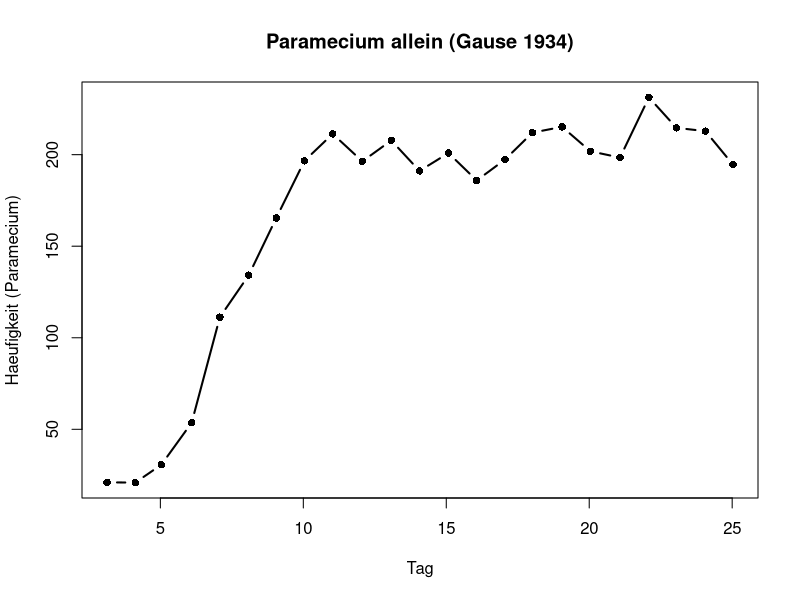
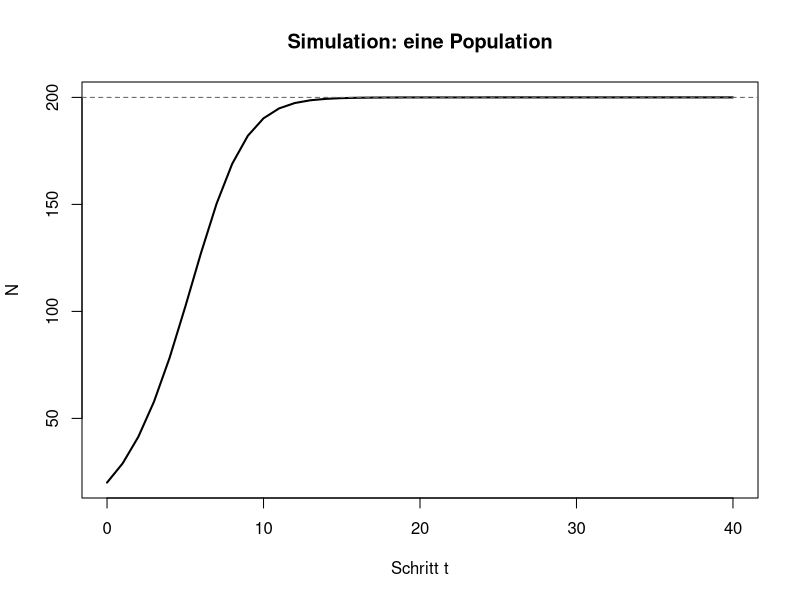
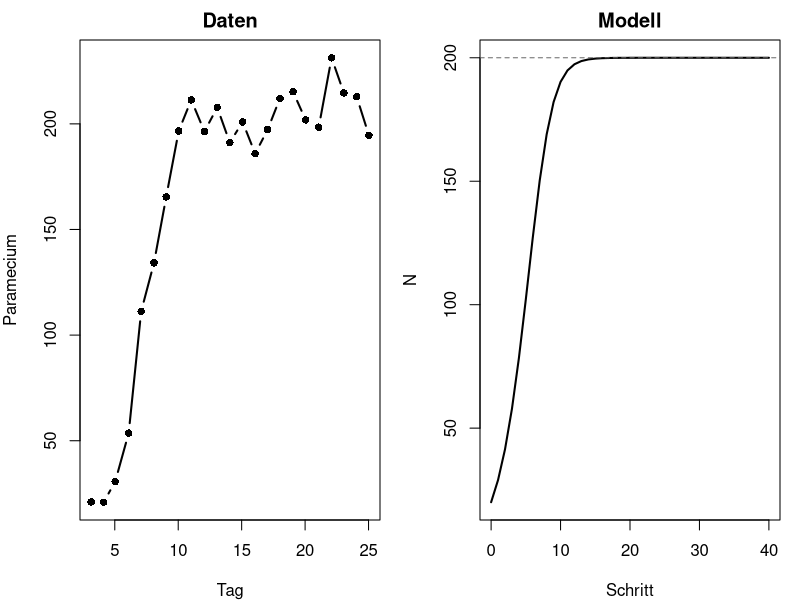
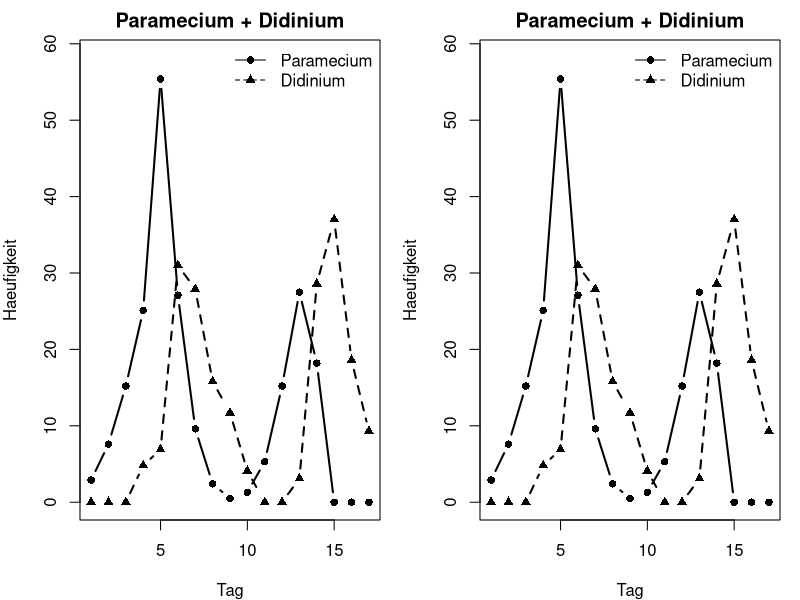
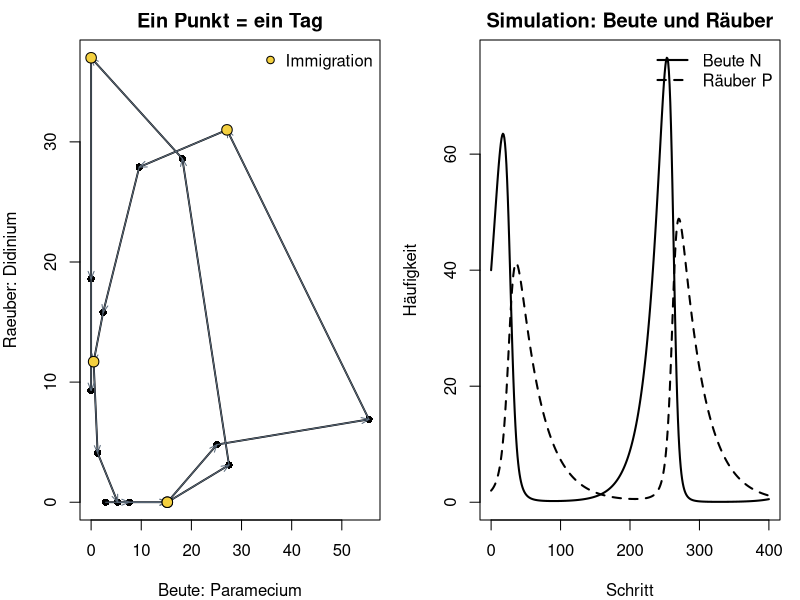
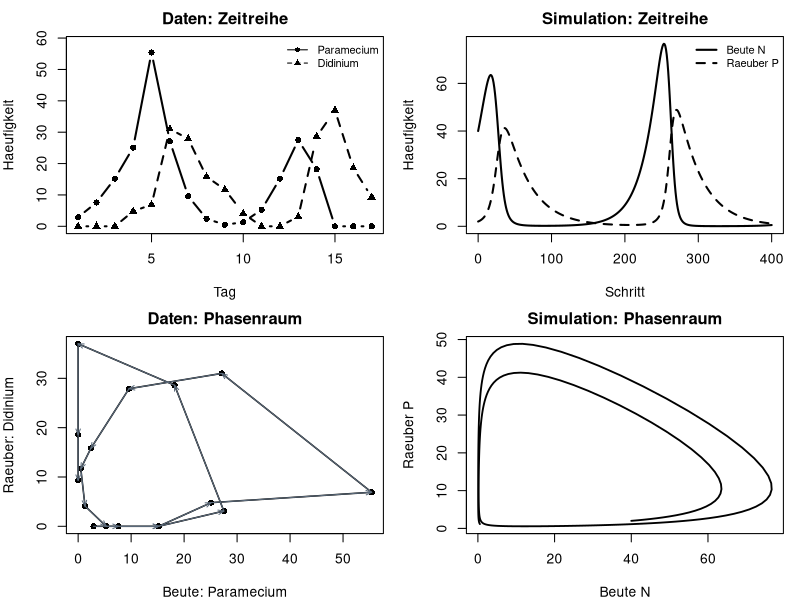

These figures' R source, in order:
## ---- chunk 1
alone <- read.csv("data/paramecium_alone.csv")
head(alone, 3)
## ---- chunk 2
#| fig-height: 3.6
#| fig-width: 7
plot(alone$day, alone$paramecium,
     type = "b", pch = 16, lwd = 2,
     xlab = "Tag",
     ylab = "Haeufigkeit (Paramecium)",
     main = "Paramecium allein (Gause 1934)")
## ---- chunk 3
next_N <- function(N, r, K) {
  N + r * N * (1 - N / K)
}

next_N(N = 20, r = 0.5, K = 200)
## ---- chunk 4
next_N(N = 180, r = 0.5, K = 200)
next_N(N = 200, r = 0.5, K = 200)
## ---- chunk 5
T <- 5
N <- numeric(T + 1)   # Vektor aus Nullen, Laenge 6
N[1] <- 20            # Startwert (R zaehlt ab 1!)
N
## ---- chunk 6
r <- 0.5
K <- 200
N[2] <- next_N(N[1], r, K)
N[3] <- next_N(N[2], r, K)
N[4] <- next_N(N[3], r, K)
N[1:4]
## ---- chunk 7
T <- 40
N <- numeric(T + 1)
N[1] <- 20
r <- 0.5
K <- 200

for (t in 1:T) {
  N[t + 1] <- next_N(N[t], r, K)
}

N[1:6]   # erste Werte ansehen
## ---- chunk 8
#| fig-height: 3.6
#| fig-width: 7
plot(0:T, N,
     type = "l", lwd = 2,
     xlab = "Schritt t",
     ylab = "N",
     main = "Simulation: eine Population")
abline(h = K, lty = 2, col = "grey40")
## ---- chunk 9
#| fig-height: 3.5
#| fig-width: 7.5
par(mfrow = c(1, 2), mar = c(4, 4, 2, 1))
plot(alone$day, alone$paramecium, type = "b", pch = 16, lwd = 2,
     xlab = "Tag", ylab = "Paramecium", main = "Daten")
plot(0:T, N, type = "l", lwd = 2,
     xlab = "Schritt", ylab = "N", main = "Modell")
abline(h = K, lty = 2, col = "grey40")
## ---- chunk 10
#| fig-height: 3.6
#| fig-width: 7
#| fig-show: hide
both <- read.csv("data/paramecium_with_didinium.csv")

plot(both$day, both$paramecium, type = "b", pch = 16, lwd = 2,
     xlab = "Tag", ylab = "Haeufigkeit",
     main = "Paramecium + Didinium",
     ylim = c(0, max(both$paramecium, both$didinium) * 1.05))
lines(both$day, both$didinium, type = "b", pch = 17, lwd = 2, lty = 2)
legend("topright", c("Paramecium", "Didinium"),
       pch = c(16, 17), lty = 1:2, bty = "n")
## ---- chunk 11
#| echo: false
#| fig-height: 3.8
#| fig-width: 7.5
#| out-width: 62%
plot(both$day, both$paramecium, type = "b", pch = 16, lwd = 2,
     xlab = "Tag", ylab = "Haeufigkeit",
     main = "Paramecium + Didinium",
     ylim = c(0, max(both$paramecium, both$didinium) * 1.05))
lines(both$day, both$didinium, type = "b", pch = 17, lwd = 2, lty = 2)
legend("topright", c("Paramecium", "Didinium"),
       pch = c(16, 17), lty = 1:2, bty = "n")
## ---- chunk 12
#| echo: false
#| fig-height: 4
#| fig-width: 7
#| out-width: 62%
plot(both$paramecium, both$didinium, type = "o", pch = 16, lwd = 1.8,
     xlab = "Beute: Paramecium", ylab = "Raeuber: Didinium",
     main = "Ein Punkt = ein Tag")
arrows(both$paramecium[-nrow(both)], both$didinium[-nrow(both)],
       both$paramecium[-1], both$didinium[-1],
       length = 0.08, angle = 22, col = "#5d6d7e")
imm <- both$immigration == "y"
points(both$paramecium[imm], both$didinium[imm],
       pch = 21, bg = "#f4d03f", cex = 1.4)
legend("topright", "Immigration", pch = 21, pt.bg = "#f4d03f", bty = "n")
## ---- chunk 13
next_state <- function(N, P, r, a, b, m) {
  dN <- r * N - a * N * P
  dP <- b * a * N * P - m * P
  c(N = max(N + dN, 0), P = max(P + dP, 0))
}
## ---- chunk 14
out <- next_state(N = 40, P = 2, r = 0.05, a = 0.005, b = 0.5, m = 0.03)
out
out["N"]
out["P"]
## ---- chunk 15
T <- 400
N <- numeric(T + 1)
P <- numeric(T + 1)
N[1] <- 40
P[1] <- 2
r <- 0.05; a <- 0.005; b <- 0.5; m <- 0.03

for (t in 1:T) {
  out <- next_state(N[t], P[t], r, a, b, m)
  N[t + 1] <- out["N"]
  P[t + 1] <- out["P"]
}
## ---- chunk 16
#| fig-height: 3.6
#| fig-width: 7
plot(0:T, N, type = "l", lwd = 2,
     xlab = "Schritt", ylab = "Häufigkeit",
     main = "Simulation: Beute und Räuber",
     ylim = range(0, N, P))
lines(0:T, P, lwd = 2, lty = 2)
legend("topright", c("Beute N", "Räuber P"),
       lty = 1:2, lwd = 2, bty = "n")
## ---- chunk 17
#| echo: false
#| fig-height: 5.2
#| fig-width: 9
#| out-width: 95%
par(mfrow = c(2, 2), mar = c(4, 4, 2.2, 1), oma = c(0, 0, 0, 0))

# 1 Zeitreihe: Daten
plot(both$day, both$paramecium, type = "b", pch = 16, lwd = 2,
     xlab = "Tag", ylab = "Haeufigkeit",
     main = "Daten: Zeitreihe",
     ylim = c(0, max(both$paramecium, both$didinium) * 1.05))
lines(both$day, both$didinium, type = "b", pch = 17, lwd = 2, lty = 2)
legend("topright", c("Paramecium", "Didinium"),
       pch = c(16, 17), lty = 1:2, bty = "n", cex = 0.8)

# 2 Zeitreihe: Simulation
plot(0:T, N, type = "l", lwd = 2,
     xlab = "Schritt", ylab = "Haeufigkeit",
     main = "Simulation: Zeitreihe",
     ylim = range(0, N, P))
lines(0:T, P, lwd = 2, lty = 2)
legend("topright", c("Beute N", "Raeuber P"),
       lty = 1:2, lwd = 2, bty = "n", cex = 0.8)

# 3 Phasenraum: Daten
plot(both$paramecium, both$didinium, type = "o", pch = 16, lwd = 1.5,
     xlab = "Beute: Paramecium", ylab = "Raeuber: Didinium",
     main = "Daten: Phasenraum")
arrows(both$paramecium[-nrow(both)], both$didinium[-nrow(both)],
       both$paramecium[-1], both$didinium[-1],
       length = 0.06, angle = 22, col = "#5d6d7e")

# 4 Phasenraum: Simulation
plot(N, P, type = "l", lwd = 1.8,
     xlab = "Beute N", ylab = "Raeuber P",
     main = "Simulation: Phasenraum")
